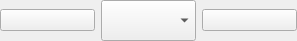
<?xml version="1.0" encoding="UTF-8"?>
<ui version="4.0">
 <class>Schema2ZoomToolbar</class>
 <widget class="QWidget" name="Schema2ZoomToolbar">
  <property name="geometry">
   <rect>
    <x>0</x>
    <y>0</y>
    <width>297</width>
    <height>41</height>
   </rect>
  </property>
  <property name="windowTitle">
   <string>Form</string>
  </property>
  <layout class="QHBoxLayout" name="horizontalLayout">
   <property name="leftMargin">
    <number>0</number>
   </property>
   <property name="topMargin">
    <number>0</number>
   </property>
   <property name="rightMargin">
    <number>0</number>
   </property>
   <property name="bottomMargin">
    <number>0</number>
   </property>
   <item>
    <widget class="QPushButton" name="zoomOut">
     <property name="text">
      <string/>
     </property>
     <property name="icon">
      <iconset resource="../../icons.qrc">
       <normaloff>:/icons/src/icons/9022691_magnifying_glass_minus_duotone_icon.png</normaloff>:/icons/src/icons/9022691_magnifying_glass_minus_duotone_icon.png</iconset>
     </property>
     <property name="iconSize">
      <size>
       <width>32</width>
       <height>32</height>
      </size>
     </property>
    </widget>
   </item>
   <item>
    <widget class="QComboBox" name="scale">
     <property name="sizePolicy">
      <sizepolicy hsizetype="Preferred" vsizetype="Minimum">
       <horstretch>0</horstretch>
       <verstretch>0</verstretch>
      </sizepolicy>
     </property>
    </widget>
   </item>
   <item>
    <widget class="QPushButton" name="zoomIn">
     <property name="text">
      <string/>
     </property>
     <property name="icon">
      <iconset resource="../../icons.qrc">
       <normaloff>:/icons/src/icons/9022583_magnifying_glass_plus_duotone_icon.png</normaloff>:/icons/src/icons/9022583_magnifying_glass_plus_duotone_icon.png</iconset>
     </property>
     <property name="iconSize">
      <size>
       <width>32</width>
       <height>32</height>
      </size>
     </property>
    </widget>
   </item>
  </layout>
 </widget>
 <resources>
  <include location="../../icons.qrc"/>
 </resources>
 <connections/>
</ui>
